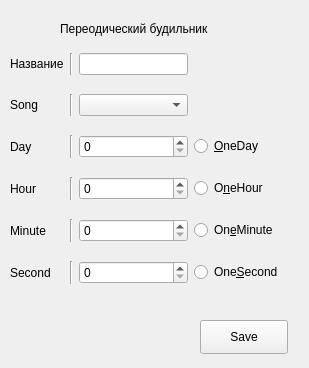
<?xml version="1.0" encoding="UTF-8"?>
<ui version="4.0">
 <class>Form</class>
 <widget class="QWidget" name="Form">
  <property name="geometry">
   <rect>
    <x>0</x>
    <y>0</y>
    <width>309</width>
    <height>368</height>
   </rect>
  </property>
  <property name="windowTitle">
   <string>Form</string>
  </property>
  <widget class="QWidget" name="gridLayoutWidget">
   <property name="geometry">
    <rect>
     <x>10</x>
     <y>40</y>
     <width>273</width>
     <height>261</height>
    </rect>
   </property>
   <layout class="QGridLayout" name="gridLayout">
    <item row="1" column="2">
     <widget class="QComboBox" name="comboBox"/>
    </item>
    <item row="1" column="0">
     <widget class="QLabel" name="label_2">
      <property name="text">
       <string>Song</string>
      </property>
     </widget>
    </item>
    <item row="0" column="0">
     <widget class="QLabel" name="label">
      <property name="text">
       <string>Название</string>
      </property>
     </widget>
    </item>
    <item row="0" column="1">
     <widget class="Line" name="line">
      <property name="orientation">
       <enum>Qt::Vertical</enum>
      </property>
     </widget>
    </item>
    <item row="2" column="3">
     <widget class="QRadioButton" name="radioButton">
      <property name="text">
       <string>&amp;OneDay</string>
      </property>
     </widget>
    </item>
    <item row="2" column="0">
     <widget class="QLabel" name="label_3">
      <property name="text">
       <string>Day</string>
      </property>
     </widget>
    </item>
    <item row="1" column="1">
     <widget class="Line" name="line_2">
      <property name="orientation">
       <enum>Qt::Vertical</enum>
      </property>
     </widget>
    </item>
    <item row="2" column="1">
     <widget class="Line" name="line_3">
      <property name="orientation">
       <enum>Qt::Vertical</enum>
      </property>
     </widget>
    </item>
    <item row="0" column="2">
     <widget class="QLineEdit" name="lineEdit"/>
    </item>
    <item row="2" column="2">
     <widget class="QSpinBox" name="daySpinBox">
      <property name="maximum">
       <number>31</number>
      </property>
     </widget>
    </item>
    <item row="3" column="1">
     <widget class="Line" name="line_4">
      <property name="orientation">
       <enum>Qt::Vertical</enum>
      </property>
     </widget>
    </item>
    <item row="3" column="0">
     <widget class="QLabel" name="label_4">
      <property name="text">
       <string>Hour</string>
      </property>
     </widget>
    </item>
    <item row="4" column="0">
     <widget class="QLabel" name="label_5">
      <property name="text">
       <string>Minute</string>
      </property>
     </widget>
    </item>
    <item row="3" column="3">
     <widget class="QRadioButton" name="radioButton_2">
      <property name="text">
       <string>O&amp;neHour</string>
      </property>
     </widget>
    </item>
    <item row="3" column="2">
     <widget class="QSpinBox" name="daySpinBox_2">
      <property name="maximum">
       <number>23</number>
      </property>
     </widget>
    </item>
    <item row="4" column="2">
     <widget class="QSpinBox" name="daySpinBox_3">
      <property name="maximum">
       <number>59</number>
      </property>
     </widget>
    </item>
    <item row="4" column="3">
     <widget class="QRadioButton" name="radioButton_3">
      <property name="text">
       <string>On&amp;eMinute</string>
      </property>
     </widget>
    </item>
    <item row="5" column="0">
     <widget class="QLabel" name="label_6">
      <property name="text">
       <string>Second</string>
      </property>
     </widget>
    </item>
    <item row="5" column="2">
     <widget class="QSpinBox" name="daySpinBox_4">
      <property name="maximum">
       <number>59</number>
      </property>
     </widget>
    </item>
    <item row="5" column="3">
     <widget class="QRadioButton" name="radioButton_4">
      <property name="text">
       <string>One&amp;Second</string>
      </property>
     </widget>
    </item>
    <item row="4" column="1">
     <widget class="Line" name="line_5">
      <property name="orientation">
       <enum>Qt::Vertical</enum>
      </property>
     </widget>
    </item>
    <item row="5" column="1">
     <widget class="Line" name="line_6">
      <property name="orientation">
       <enum>Qt::Vertical</enum>
      </property>
     </widget>
    </item>
   </layout>
  </widget>
  <widget class="QLabel" name="label_7">
   <property name="geometry">
    <rect>
     <x>60</x>
     <y>20</y>
     <width>191</width>
     <height>18</height>
    </rect>
   </property>
   <property name="text">
    <string>Переодический будильник</string>
   </property>
  </widget>
  <widget class="QPushButton" name="pushButton">
   <property name="geometry">
    <rect>
     <x>200</x>
     <y>320</y>
     <width>88</width>
     <height>34</height>
    </rect>
   </property>
   <property name="text">
    <string>Save</string>
   </property>
  </widget>
 </widget>
 <resources/>
 <connections/>
</ui>
